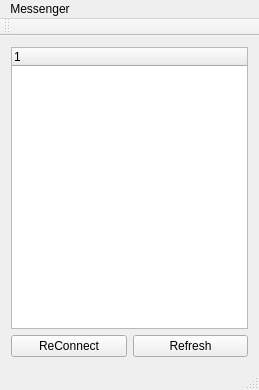
<?xml version="1.0" encoding="UTF-8"?>
<ui version="4.0">
 <class>ChatClientClass</class>
 <widget class="QMainWindow" name="ChatClientClass">
  <property name="geometry">
   <rect>
    <x>0</x>
    <y>0</y>
    <width>259</width>
    <height>390</height>
   </rect>
  </property>
  <property name="windowTitle">
   <string>ChatClient</string>
  </property>
  <widget class="QWidget" name="centralWidget">
   <layout class="QGridLayout" name="gridLayout">
    <item row="0" column="0">
     <layout class="QVBoxLayout" name="verticalLayout">
      <item>
       <widget class="QTreeWidget" name="chatClientList">
        <column>
         <property name="text">
          <string/>
         </property>
        </column>
       </widget>
      </item>
      <item>
       <layout class="QHBoxLayout" name="horizontalLayout">
        <item>
         <widget class="QPushButton" name="btnReconnect">
          <property name="text">
           <string>ReConnect</string>
          </property>
         </widget>
        </item>
        <item>
         <widget class="QPushButton" name="btnRefresh">
          <property name="text">
           <string>Refresh</string>
          </property>
         </widget>
        </item>
       </layout>
      </item>
     </layout>
    </item>
   </layout>
  </widget>
  <widget class="QMenuBar" name="menuBar">
   <property name="geometry">
    <rect>
     <x>0</x>
     <y>0</y>
     <width>259</width>
     <height>21</height>
    </rect>
   </property>
   <widget class="QMenu" name="menuQuit">
    <property name="title">
     <string>Messenger</string>
    </property>
    <addaction name="actionLogin"/>
    <addaction name="actionLogout"/>
   </widget>
   <addaction name="menuQuit"/>
  </widget>
  <widget class="QToolBar" name="mainToolBar">
   <attribute name="toolBarArea">
    <enum>TopToolBarArea</enum>
   </attribute>
   <attribute name="toolBarBreak">
    <bool>false</bool>
   </attribute>
  </widget>
  <widget class="QStatusBar" name="statusBar"/>
  <action name="actionLogin">
   <property name="text">
    <string>Login</string>
   </property>
  </action>
  <action name="actionLogout">
   <property name="text">
    <string>Logout</string>
   </property>
  </action>
 </widget>
 <layoutdefault spacing="6" margin="11"/>
 <resources>
  <include location="ChatClient.qrc"/>
 </resources>
 <connections/>
</ui>
